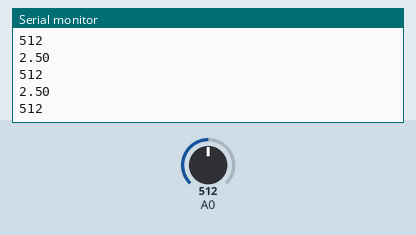
Simulated run of this sketch. Board: Arduino Uno, built with avr-gcc and run on an emulated ATmega328P. On the bench: the last lines printed to the serial monitor. Inputs (shaded band) come from the test bench; at power-on: A0 = 512.

Above: at 1.2 s.
1.3 s: A0 set to 716
At 1.34 s:
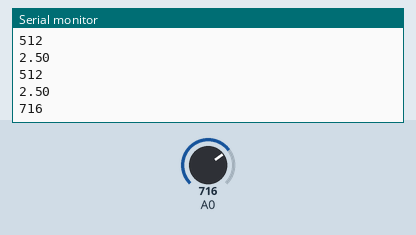
2.8 s: A0 set to 900
At 2.81 s:
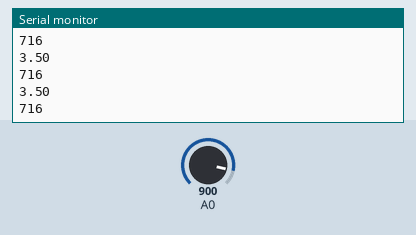
Timing chart, 0 to 5.8 s (numbered marks = the images above; inputs shaded):
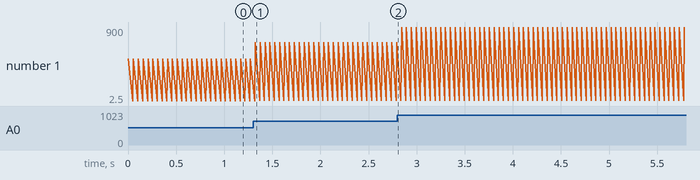

The sketch:

red_analog_voltage.ino
```cpp
void setup() {
  // initialize serial communication at 9600 bits per second:
  Serial.begin(9600);
}

// the loop routine runs over and over again forever:
void loop() {
  // read the input on analog pin 0:
  int sensorValue = analogRead(A0);
  // Convert the analog reading (which goes from 0 - 1023) to a voltage (0 - 5V):
  float voltage = sensorValue * (5.0 / 1023.0);
  // print out the value you read:
  Serial.println(sensorValue);
  delay(50);
  Serial.println(voltage);
}
```

Measured:
- after the input at 1.3 s, the serial monitor: prints a new line at once (image 1)
- plotted number 1: 512 → 716 after the input at 1.3 s, 716 → 900 after the input at 2.8 s
